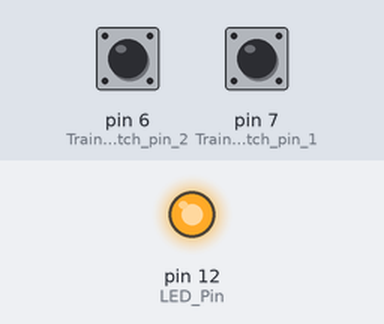
A sketch run on a simulated Arduino Uno, built with avr-gcc and run on an emulated ATmega328P. Parts: output pins drawn as LEDs (lit = HIGH). The inputs (shaded band) are chosen by the test bench; at power-on: pin 6 (Trainer_switch_pin_2) LOW, pin 7 (Trainer_switch_pin_1) HIGH.

Above: at 0.1 s.
Timing chart, 0 to 1.6 s (numbered marks = the images above):
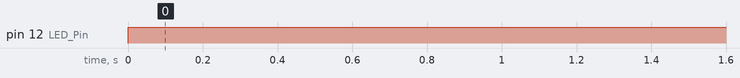

Measured:
- by itself, pin 12 (LED_Pin): LOW → HIGH at 0.00 s

The sketch:

Three_Input_NAND_Trainer.ino
```cpp
/*
 * Jimmy Hickey
 * Use three switches on the trainer as inputs.
 * NAND them to light an LED.
 */

// the setup routine runs once when you press reset:
void setup() {
 pinMode(7, INPUT); //Trainer switch pin 1
 pinMode(6, INPUT); //Trainer switch pin 2
 pinMode(5, INPUT); //Trainer switch pin 3
 pinMode(12, OUTPUT); //LED Pin
}

// the loop routine runs over and over again forever:
void loop() {
  if(!(digitalRead(7)&&digitalRead(6)&&digitalRead(5))){
    digitalWrite(12,HIGH);
  }
  else{
    digitalWrite(12,LOW);
  }
}
```
